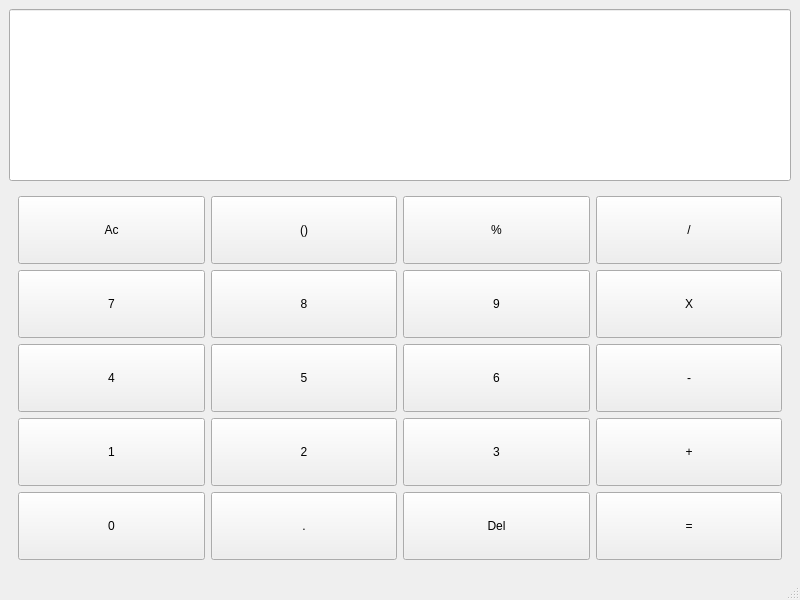
<?xml version="1.0" encoding="UTF-8"?>
<ui version="4.0">
 <class>MainWindow</class>
 <widget class="QMainWindow" name="MainWindow">
  <property name="geometry">
   <rect>
    <x>0</x>
    <y>0</y>
    <width>800</width>
    <height>600</height>
   </rect>
  </property>
  <property name="windowTitle">
   <string>MainWindow</string>
  </property>
  <widget class="QWidget" name="centralwidget">
   <layout class="QVBoxLayout" name="verticalLayout">
    <item>
     <widget class="QLineEdit" name="Display">
      <property name="sizePolicy">
       <sizepolicy hsizetype="Preferred" vsizetype="Expanding">
        <horstretch>0</horstretch>
        <verstretch>0</verstretch>
       </sizepolicy>
      </property>
     </widget>
    </item>
    <item>
     <widget class="QWidget" name="buttonContainer" native="true">
      <property name="sizePolicy">
       <sizepolicy hsizetype="Preferred" vsizetype="Expanding">
        <horstretch>0</horstretch>
        <verstretch>0</verstretch>
       </sizepolicy>
      </property>
      <property name="styleSheet">
       <string notr="true">QPushButton
{
 height:60px;
 width:50px;
}</string>
      </property>
      <layout class="QGridLayout" name="gridLayout">
       <item row="0" column="3">
        <widget class="QPushButton" name="Division">
         <property name="text">
          <string>/</string>
         </property>
        </widget>
       </item>
       <item row="0" column="1">
        <widget class="QPushButton" name="Parantheses">
         <property name="text">
          <string>()</string>
         </property>
        </widget>
       </item>
       <item row="0" column="0">
        <widget class="QPushButton" name="Ac">
         <property name="text">
          <string>Ac</string>
         </property>
        </widget>
       </item>
       <item row="3" column="1">
        <widget class="QPushButton" name="Button2">
         <property name="text">
          <string>2</string>
         </property>
        </widget>
       </item>
       <item row="1" column="2">
        <widget class="QPushButton" name="Button9">
         <property name="text">
          <string>9</string>
         </property>
        </widget>
       </item>
       <item row="2" column="0">
        <widget class="QPushButton" name="Button4">
         <property name="text">
          <string>4</string>
         </property>
        </widget>
       </item>
       <item row="3" column="3">
        <widget class="QPushButton" name="Addition">
         <property name="text">
          <string>+</string>
         </property>
        </widget>
       </item>
       <item row="3" column="0">
        <widget class="QPushButton" name="Button1">
         <property name="text">
          <string>1</string>
         </property>
        </widget>
       </item>
       <item row="1" column="3">
        <widget class="QPushButton" name="Multiplication">
         <property name="text">
          <string>X</string>
         </property>
        </widget>
       </item>
       <item row="0" column="2">
        <widget class="QPushButton" name="Modulo">
         <property name="text">
          <string>%</string>
         </property>
        </widget>
       </item>
       <item row="3" column="2">
        <widget class="QPushButton" name="Button3">
         <property name="text">
          <string>3</string>
         </property>
        </widget>
       </item>
       <item row="2" column="1">
        <widget class="QPushButton" name="Button5">
         <property name="text">
          <string>5</string>
         </property>
        </widget>
       </item>
       <item row="1" column="0">
        <widget class="QPushButton" name="Button7">
         <property name="text">
          <string>7</string>
         </property>
        </widget>
       </item>
       <item row="2" column="2">
        <widget class="QPushButton" name="Button6">
         <property name="text">
          <string>6</string>
         </property>
        </widget>
       </item>
       <item row="2" column="3">
        <widget class="QPushButton" name="Substraction">
         <property name="text">
          <string>-</string>
         </property>
        </widget>
       </item>
       <item row="1" column="1">
        <widget class="QPushButton" name="Button8">
         <property name="text">
          <string>8</string>
         </property>
        </widget>
       </item>
       <item row="4" column="0">
        <widget class="QPushButton" name="Button0">
         <property name="text">
          <string>0</string>
         </property>
        </widget>
       </item>
       <item row="4" column="1">
        <widget class="QPushButton" name="Decimal">
         <property name="text">
          <string>.</string>
         </property>
        </widget>
       </item>
       <item row="4" column="2">
        <widget class="QPushButton" name="Del">
         <property name="text">
          <string>Del</string>
         </property>
        </widget>
       </item>
       <item row="4" column="3">
        <widget class="QPushButton" name="Equal">
         <property name="text">
          <string>=</string>
         </property>
        </widget>
       </item>
      </layout>
     </widget>
    </item>
   </layout>
  </widget>
  <widget class="QMenuBar" name="menubar">
   <property name="geometry">
    <rect>
     <x>0</x>
     <y>0</y>
     <width>800</width>
     <height>25</height>
    </rect>
   </property>
  </widget>
  <widget class="QStatusBar" name="statusbar"/>
 </widget>
 <resources/>
 <connections/>
</ui>
